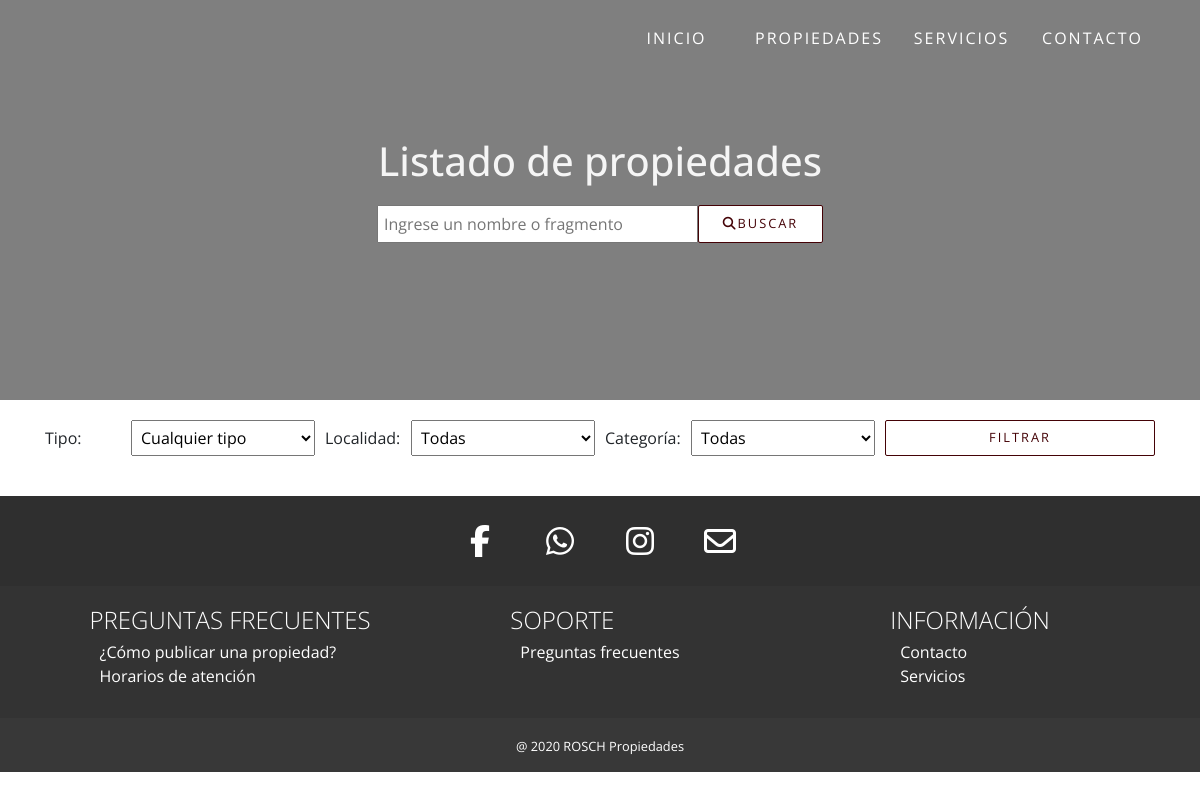
Before: /propiedades.php with the older database file.
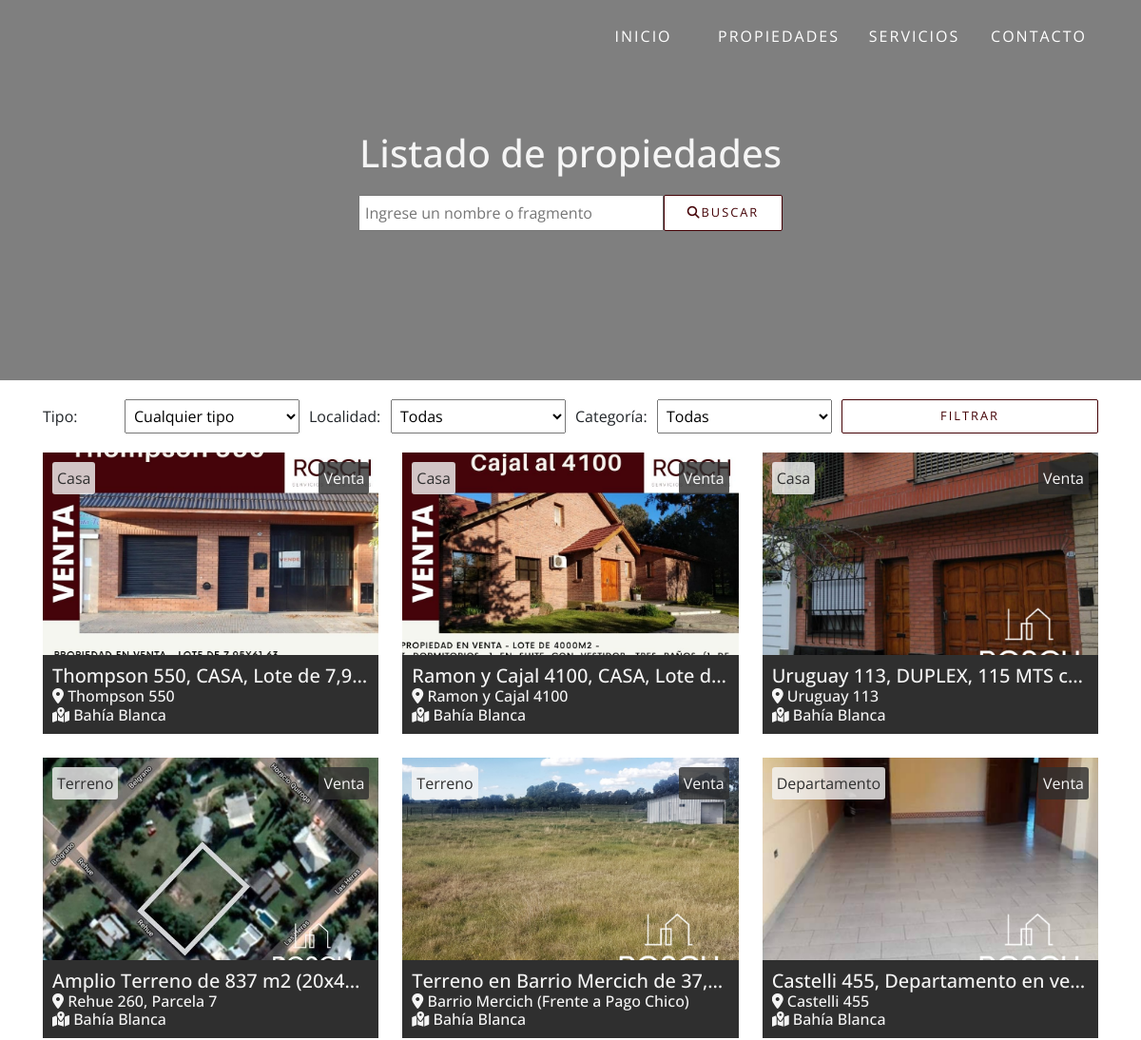
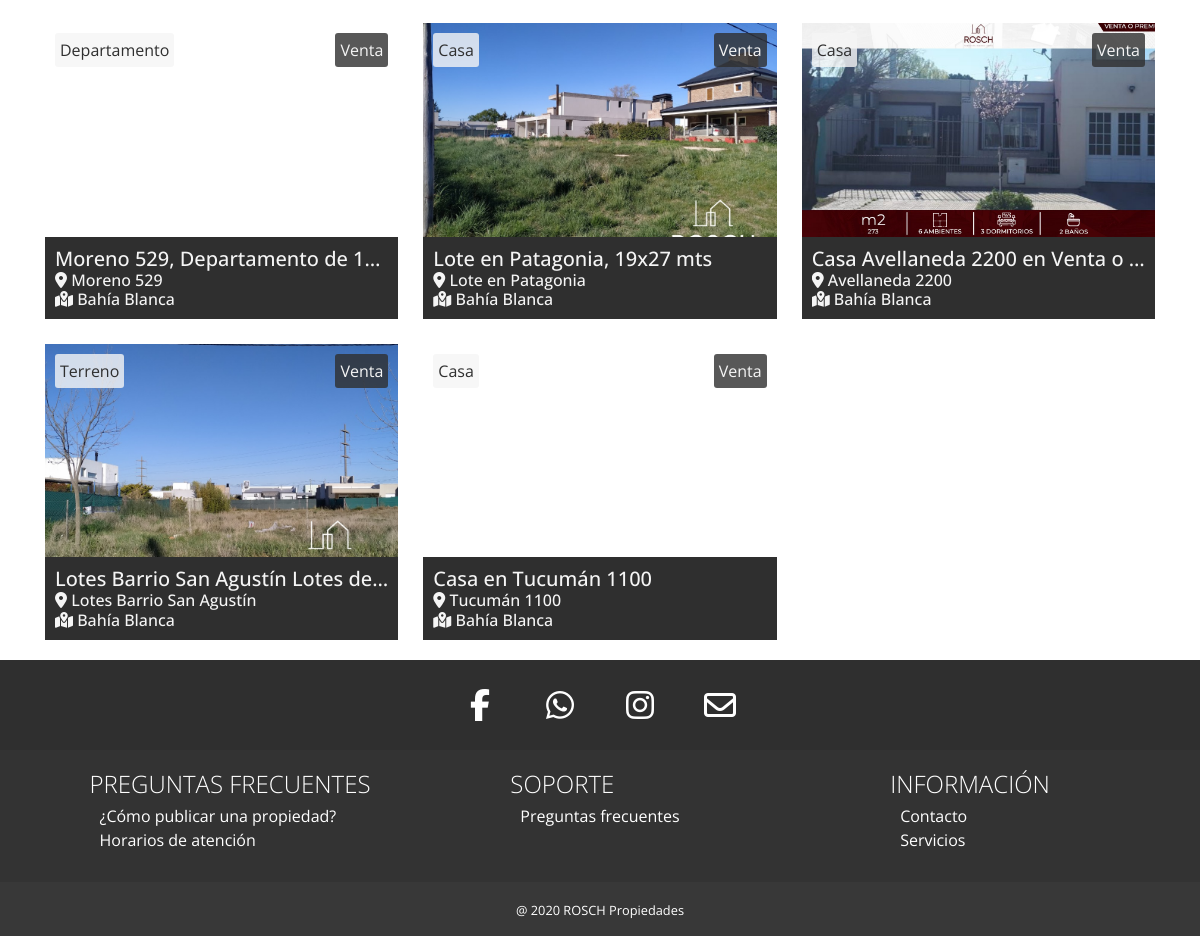
After: the same page with the newer database file (2 pictures, top to bottom).
### tables this page shows
CREATE TABLE `propiedades` (
  `ID_Propiedad` int(11) NOT NULL,
  `Título` varchar(255) NOT NULL,
  `Dirección` varchar(255) NOT NULL,
  `ID_Tipo` tinyint(4) NOT NULL,
  `Piso` tinyint(4) DEFAULT NULL,
  `Departamento` varchar(20) DEFAULT NULL,
  `Descripción` text DEFAULT NULL,
  `Localidad` varchar(255) NOT NULL,
  `Categoría` varchar(255) NOT NULL
);

CREATE TABLE `tipos_propiedades` (
  `ID_Tipo` tinyint(11) NOT NULL,
  `Nombre_Tipo` varchar(255) NOT NULL
);

### propiedades.php (the view, shortened to what this page needs)
<?php
require_once("conexion.php");
if (empty($_GET)) {
	$consulta = $conexionBD->prepare("SELECT propiedades.ID_Propiedad, propiedades.Título, propiedades.Dirección, tipos_propiedades.Nombre_Tipo AS Tipo, propiedades.Piso, propiedades.Departamento, propiedades.Descripción, propiedades.Localidad, propiedades.Categoría FROM propiedades INNER JOIN tipos_propiedades ON propiedades.ID_Tipo = tipos_propiedades.ID_Tipo WHERE Categoría!='No disponible'");
	$consulta->execute();
	$resultados = $consulta->fetchAll();
} else if(isset($_GET['Nombre'])) {
	$consulta = $conexionBD->prepare("SELECT propiedades.ID_Propiedad, propiedades.Título, propiedades.Dirección, tipos_propiedades.Nombre_Tipo AS Tipo, propiedades.Piso, propiedades.Departamento, propiedades.Descripción, propiedades.Localidad, propiedades.Categoría FROM propiedades INNER JOIN tipos_propiedades ON propiedades.ID_Tipo = tipos_propiedades.ID_Tipo WHERE Título LIKE ?");
	$consulta->execute(array("%" . $_GET['Nombre'] . "%"));
	$resultados = $consulta->fetchAll();
}
?>
<!DOCTYPE html>
<html lang="en">
<head>
	<link rel="stylesheet" href="https://stackpath.bootstrapcdn.com/bootstrap/4.5.2/css/bootstrap.min.css">
	<link href='https://cdn.jsdelivr.net/npm/boxicons@2.0.5/css/boxicons.min.css' rel='stylesheet'>
	<link rel="stylesheet" href="css/master.css">
	<link rel="stylesheet" href="css/propiedades.css">
</head>
<body>
	<div class="intro">
		<div class="container">
			<h1>Listado de propiedades</h1>
			<form action="">
				<input type="text" name="Nombre" placeholder="Ingrese un nombre o fragmento">
				<button class="button"><i class="fas fa-search"></i><span>Buscar</span></button>
			</form>
		</div>
	</div>
	<section class="propiedades">
		<div class="filtros">
			<div class="container">
				<form class="grid-wrapper" method="GET">
					<label>
						<span>Tipo:</span>
						<select name="Tipo">
							<option value="">Cualquier tipo</option>
							<?php
								$tipos = $conexionBD->prepare("SELECT * FROM tipos_propiedades;");
								$tipos->execute();
								$tipos = $tipos->fetchAll();
							?>
						</select>
					</label>
					<label>
						<span>Localidad:</span>
						<select name="Localidad">
							<option value="">Todas</option>
						</select>
					</label>
					<label>
						<span>Categoría:</span>
						<select name="Categoría">
							<option value="Ambas">Todas</option>
						</select>
					</label>
					<button class="button">Filtrar</button>
				</form>
			</div>
		</div>
		<div class="container">
		<?php foreach ($resultados as $resultado => $propiedad): ?>
			<div class="propiedad">
				<a class="cat" href="<?php echo 'propiedades.php?Tipo=&Localidad=&Categoría=' . $propiedad['Categoría']; ?>">
					<?php echo $propiedad['Categoría']; ?>
				</a>
				<?php foreach ($tipos as $resultado => $nombre): ?>
					<?php if ($nombre['Nombre_Tipo'] == $propiedad['Tipo']): ?>
						<a class="type" href="propiedades.php?Tipo=<?php echo $nombre['ID_Tipo'] ?>&Localidad=&Categoría=Ambas"> <?php echo $propiedad['Tipo']; ?> </a>
					<?php endif; ?>
				<?php endforeach; ?>
				<a href="detalles.php?Propiedad=<?php echo $propiedad['ID_Propiedad'] ?>" class="detail-link">
					<div class="back" style="background-image: url('imgs/propiedades/<?php echo $propiedad['Título']; ?>/<?php echo scandir("imgs/propiedades/{$propiedad['Título']}")[2]; ?>'); background-position: center; background-size: cover; background-repeat: no-repeat;"></div>
					<div class="desc">
						<h5 title="<?php echo $propiedad['Título']; ?>"><?php echo $propiedad['Título']; ?></h6>
						<h6 title="<?php echo $propiedad['Dirección']; ?>"><i class="fas fa-map-marker-alt"></i> <?php echo $propiedad['Dirección']; ?></h6>
						<h6 title="<?php echo $propiedad['Localidad']; ?>"><i class="fas fa-map-marked-alt"></i> <?php echo $propiedad['Localidad']; ?></h6>
					</div>
				</a>
			</div>
		<?php endforeach; ?>
		</div>
	</section>
</body>
</html>

Changed rows visible on the page:
added propiedades: Categoría "Venta", Título (picture), Título "Thompson 550, CASA, Lote de 7,9…", Dirección "Thompson 550", Localidad "Bahía Blanca"
now on this page (row unchanged): tipos_propiedades: Nombre_Tipo "Casa"
added propiedades: Categoría "Venta", Título (picture), Título "Ramon y Cajal 4100, CASA, Lote d…", Dirección "Ramon y Cajal 4100", Localidad "Bahía Blanca"
added propiedades: Categoría "Venta", Título (picture), Título "Uruguay 113, DUPLEX, 115 MTS c…", Dirección "Uruguay 113", Localidad "Bahía Blanca"
added propiedades: Categoría "Venta", Título "Amplio Terreno de 837 m2 (20x4…", Dirección "Rehue 260, Parcela 7", Localidad "Bahía Blanca"
now on this page (row unchanged): tipos_propiedades: Nombre_Tipo "Terreno"
added propiedades: Categoría "Venta", Título (picture), Título "Terreno en Barrio Mercich de 37,…", Dirección "Barrio Mercich (Frente a Pago Chico)", Localidad "Bahía Blanca"
added propiedades: Categoría "Venta", Título (picture), Título "Castelli 455, Departamento en ve…", Dirección "Castelli 455", Localidad "Bahía Blanca"
now on this page (row unchanged): tipos_propiedades: Nombre_Tipo "Departamento"
added propiedades: Categoría "Venta", Título "Moreno 529, Departamento de 1…", Dirección "Moreno 529", Localidad "Bahía Blanca"
added propiedades: Categoría "Venta", Título (picture), Título "Lote en Patagonia, 19x27 mts", Dirección "Lote en Patagonia", Localidad "Bahía Blanca"
added propiedades: Categoría "Venta", Título (picture), Título "Casa Avellaneda 2200 en Venta o…", Dirección "Avellaneda 2200", Localidad "Bahía Blanca"
added propiedades: Categoría "Venta", Título (picture), Título "Lotes Barrio San Agustín Lotes d…", Dirección "Lotes Barrio San Agustín", Localidad "Bahía Blanca"
added propiedades: Categoría "Venta", Título "Casa en Tucumán 1100", Dirección "Tucumán 1100", Localidad "Bahía Blanca"
